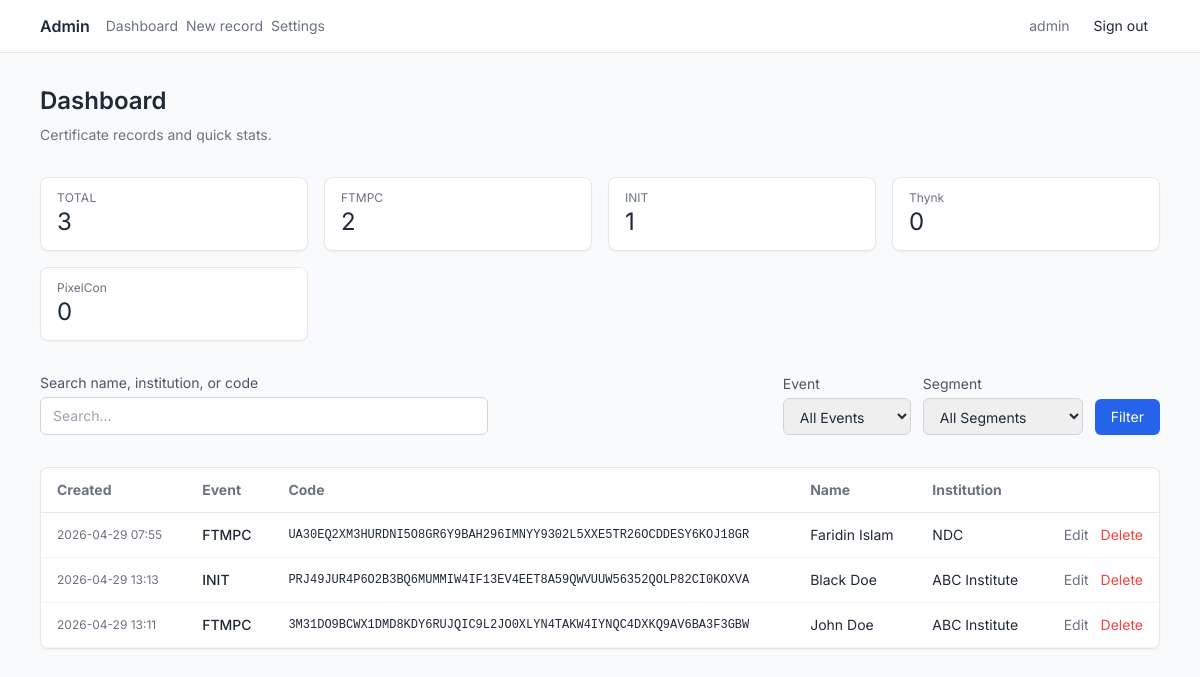
Screenshot of /admin/?page=1&q=&sort=verification_code&order=desc&event=&segment= (signed in) with the database file from the repository.
### app/models.py (models this page shows)
class Admin(db.Model):
    __tablename__ = "admins"
    id = db.Column(db.Integer, primary_key=True)
    username = db.Column(db.String(128), nullable=False, unique=True, index=True)
    password_hash = db.Column(db.String(256), nullable=False)
    api_token_hash = db.Column(db.String(256), nullable=True)
    api_token_created_at = db.Column(db.DateTime(timezone=True), nullable=True)

class Certificate(db.Model):
    __tablename__ = "certificates"
    id = db.Column(db.Integer, primary_key=True)
    event = db.Column(db.String(64), nullable=False, index=True)
    verification_code = db.Column(db.String(64), nullable=False)
    name = db.Column(db.String(256), nullable=False)
    institution = db.Column(db.String(256), nullable=False)
    segment = db.Column(db.String(256), nullable=True)
    prize_place = db.Column(db.String(256), nullable=False)
    installment = db.Column(db.String(256), nullable=False)
    created_at = db.Column(db.DateTime(timezone=True), nullable=False)
    __table_args__ = (
        db.UniqueConstraint("event", "verification_code", name="uix_event_verification_code"),
        db.Index("idx_verification_code", "verification_code"),
    )

### app/routes/admin.py (the view)
@bp.route("/")
@login_required
def dashboard():
    page = max(1, request.args.get("page", 1, type=int))
    sort = request.args.get("sort", "created_at")
    order = request.args.get("order", "desc")
    search = request.args.get("q", "", type=str)
    event_filter = request.args.get("event", "", type=str)
    segment_filter = request.args.get("segment", "", type=str)
    sort_dir = -1 if order == "desc" else 1
    rows, total = m.certificate_list_paginated(
        page=page,
        per_page=Config.PER_PAGE,
        sort_field=sort,
        sort_dir=sort_dir,
        search=search or None,
        event_filter=event_filter or None,
        segment_filter=segment_filter or None,
    )
    stats = m.certificate_stats()
    pages = (total + Config.PER_PAGE - 1) // Config.PER_PAGE if total else 1
    segments = m.certificate_get_unique_segments()
    return render_template(
        "admin/dashboard.html",
        rows=rows,
        page=page,
        pages=pages,
        total=total,
        sort=sort,
        order=order,
        q=search or "",
        event_filter=event_filter,
        segment_filter=segment_filter,
        stats=stats,
        events=Config.EVENTS,
        segments=segments,
    )

### app/auth.py (called while the page is built)
def load_user(user_id: str) -> AdminUser | None:
    doc = m.admin_get_by_id(user_id)
    if not doc:
        return None
    return AdminUser(doc)

### app/models.py (called while the page is built)
def _certificate_to_dict(cert: Certificate) -> dict[str, Any]:
    return {
        "_id": str(cert.id),
        "event": cert.event,
        "verification_code": cert.verification_code,
        "name": cert.name,
        "institution": cert.institution,
        "segment": cert.segment,
        "prize_place": cert.prize_place,
        "installment": cert.installment,
        "created_at": cert.created_at,
    }

def _admin_to_dict(admin: Admin) -> dict[str, Any]:
    return {
        "_id": str(admin.id),
        "username": admin.username,
        "password_hash": admin.password_hash,
        "api_token_hash": admin.api_token_hash,
        "api_token_created_at": admin.api_token_created_at,
    }

def certificate_get_unique_segments() -> list[str]:
    segments = db.session.query(Certificate.segment).distinct().filter(
        Certificate.segment.isnot(None),
        Certificate.segment != ""
    ).all()
    return [s[0] for s in segments if s[0]]

def certificate_stats() -> dict[str, Any]:
    total = Certificate.query.count()
    counts = (
        db.session.query(Certificate.event, func.count(Certificate.id))
        .group_by(Certificate.event)
        .all()
    )
    by_event = {event: count for event, count in counts}
    return {"total": total, "by_event": by_event}

def admin_get_by_id(user_id: str) -> dict | None:
    try:
        admin_id = int(user_id)
    except ValueError:
        return None
    admin = Admin.query.get(admin_id)
    return _admin_to_dict(admin) if admin else None

### app/templates/admin/dashboard.html (shortened to what this page needs)
{% extends "admin/base.html" %}
{% block admin_body %}
  <div class="space-y-8 step-enter">
    <div>
      <h1 class="text-2xl font-semibold text-gray-800 mb-2">Dashboard</h1>
      <p class="text-gray-500 text-sm">Certificate records and quick stats.</p>
    </div>
    <div class="grid grid-cols-1 sm:grid-cols-2 lg:grid-cols-4 gap-4">
      <div class="bg-white shadow-sm border border-gray-200 rounded-lg px-4 py-3">
        <div class="text-gray-500 text-xs uppercase tracking-wide">Total</div>
        <div class="text-2xl text-gray-800">{{ stats.total }}</div>
      </div>
      {% for ev in events %}
        <div class="bg-white shadow-sm border border-gray-200 rounded-lg px-4 py-3">
          <div class="text-gray-500 text-xs">{{ ev }}</div>
          <div class="text-2xl text-gray-800">{{ stats.by_event.get(ev, 0) }}</div>
        </div>
      {% endfor %}
    </div>
    <form
      method="get"
      action="{{ url_for('admin.dashboard') }}"
      class="flex flex-col sm:flex-row gap-3 items-stretch sm:items-end"
    >
      <div class="flex-1">
        <label class="block text-sm text-gray-600 mb-1">Search name, institution, or code</label>
        <input
          type="search"
          name="q"
          value="{{ q }}"
          class="w-full max-w-md px-3 py-2 border border-gray-300 rounded-md text-sm focus:outline-none focus:ring-2 focus:ring-blue-500"
          placeholder="Search…"
        />
      </div>
      <div class="w-32">
        <label class="block text-sm text-gray-600 mb-1">Event</label>
        <select
          name="event"
          class="w-full px-3 py-2 border border-gray-300 rounded-md text-sm focus:outline-none focus:ring-2 focus:ring-blue-500"
        >
          <option value="">All Events</option>
        </select>
      </div>
      <div class="w-40">
        <label class="block text-sm text-gray-600 mb-1">Segment</label>
        <select
          name="segment"
          class="w-full px-3 py-2 border border-gray-300 rounded-md text-sm focus:outline-none focus:ring-2 focus:ring-blue-500"
        >
          <option value="">All Segments</option>
        </select>
      </div>
      <button type="submit" class="px-4 py-2 bg-blue-600 text-white rounded-md hover:bg-blue-700 transition-colors text-sm">Filter</button>
    </form>
    <div class="overflow-x-auto rounded-lg border border-gray-200 bg-white shadow-sm">
      <table class="w-full text-sm">
        <thead>
          <tr class="text-gray-500 border-b border-gray-200">
            <th class="text-left px-4 py-3">
              {% if sort == 'created_at' %}
                {% set noc = 'asc' if order == 'desc' else 'desc' %}
              {% else %}
                {% set noc = 'desc' %}
              {% endif %}
              <a
                class="hover:text-blue-600"
                href="{{ url_for('admin.dashboard', page=1, q=q, sort='created_at', order=noc, event=event_filter, segment=segment_filter) }}"
                >Created</a
              >
            </th>
            <th class="text-left px-4 py-3">
              {% if sort == 'event' %}
                {% set noe = 'asc' if order == 'desc' else 'desc' %}
              {% else %}
                {% set noe = 'asc' %}
              {% endif %}
              <a
                class="hover:text-blue-600"
                href="{{ url_for('admin.dashboard', page=1, q=q, sort='event', order=noe, event=event_filter, segment=segment_filter) }}"
                >Event</a
              >
            </th>
            <th class="text-left px-4 py-3">
              {% if sort == 'verification_code' %}
                {% set nov = 'asc' if order == 'desc' else 'desc' %}
              {% else %}
                {% set nov = 'asc' %}
              {% endif %}
              <a
                class="hover:text-blue-600"
                href="{{ url_for('admin.dashboard', page=1, q=q, sort='verification_code', order=nov, event=event_filter, segment=segment_filter) }}"
                >Code</a
              >
            </th>
            <th class="text-left px-4 py-3">
              {% if sort == 'name' %}
                {% set non = 'asc' if order == 'desc' else 'desc' %}
              {% else %}
                {% set non = 'asc' %}
              {% endif %}
              <a
                class="hover:text-blue-600"
                href="{{ url_for('admin.dashboard', page=1, q=q, sort='name', order=non, event=event_filter, segment=segment_filter) }}"
                >Name</a
              >
            </th>
            <th class="text-left px-4 py-3">Institution</th>
            <th class="text-right px-4 py-3"></th>
          </tr>
        </thead>
        <tbody>
          {% for row in rows %}
            <tr class="border-b border-gray-100 hover:bg-gray-50">
              <td class="whitespace-nowrap text-xs text-gray-500 px-4 py-3">
                {{ row.created_at.strftime('%Y-%m-%d %H:%M') if row.created_at else '—' }}
              </td>
              <td class="font-medium px-4 py-3">{{ row.event }}</td>
              <td class="font-mono text-xs px-4 py-3">{{ row.verification_code }}</td>
              <td class="px-4 py-3">{{ row.name }}</td>
              <td class="max-w-[12rem] truncate px-4 py-3" title="{{ row.institution }}">
                {{ row.institution }}
              </td>
              <td class="text-right whitespace-nowrap px-4 py-3">
                <a
                  href="{{ url_for('admin.certificate_edit', oid=row._id) }}"
                  class="text-sm text-gray-500 hover:text-blue-600"
                  >Edit</a
                >
                <form
                  method="post"
                  action="{{ url_for('admin.certificate_delete', oid=row._id) }}"
                  class="inline ml-2"
                  onsubmit="return confirm('Delete this record?');"
                >
                  <button type="submit" class="text-sm text-red-500 hover:text-red-700">Delete</button>
                </form>
              </td>
            </tr>
          {% else %}
            <tr>
              <td colspan="6" class="text-center text-gray-500 py-8">No records yet.</td>
            </tr>
          {% endfor %}
        </tbody>
      </table>
    </div>
  </div>
{% endblock %}

### app/templates/admin/base.html (shortened to what this page needs)
{% extends "base.html" %}
{% block body %}
  <div class="min-h-screen flex flex-col bg-gray-50">
    <header
      class="border-b border-gray-200 bg-white/90 backdrop-blur-sm sticky top-0 z-20"
    >
      <div class="max-w-6xl mx-auto px-4 py-3 flex flex-wrap items-center justify-between gap-3">
        <div class="flex items-center gap-4">
          <a href="{{ url_for('admin.dashboard') }}" class="font-semibold text-gray-800"
            >Admin</a
          >
          <nav class="flex gap-2 text-sm">
            <a
              href="{{ url_for('admin.dashboard') }}"
              class="text-gray-500 hover:text-blue-600 transition-all duration-300"
              >Dashboard</a
            >
            <a
              href="{{ url_for('admin.certificate_new') }}"
              class="text-gray-500 hover:text-blue-600 transition-all duration-300"
              >New record</a
            >
            <a
              href="{{ url_for('admin.settings') }}"
              class="text-gray-500 hover:text-blue-600 transition-all duration-300"
              >Settings</a
            >
          </nav>
        </div>
        <div class="flex items-center gap-3 text-sm">
          {% if current_user.is_authenticated %}
            <span class="text-gray-500">{{ current_user.username }}</span>
            <a href="{{ url_for('admin.logout') }}" class="px-3 py-1 text-sm hover:bg-gray-100 rounded">Sign out</a>
          {% endif %}
        </div>
      </div>
    </header>
    <main class="flex-1 max-w-6xl w-full mx-auto px-4 py-8">
      {% block admin_body %}{% endblock %}
    </main>
  </div>
{% endblock %}

### app/static/css/app.css (style rules this page uses)
:root { --color-primary: #2563EB; --color-background-dark: #FFFFFF; --color-surface-dark: #F3F4F6; --color-text-muted: #6B7280; --color-background-light: #FFFFFF; --color-surface-light: #F9FAFB; --color-accent: #2563EB; --color-muted-strong: #9CA3AF; }
.step-enter { animation: step-enter 0.45s ease-out both; }

### rows the page displays
Admin: username "admin"
Certificate: created_at "2026-04-29 07:55", event "FTMPC", verification_code "UA30EQ2XM3HURDNI5O8GR6Y9BAH296IMNYY9302L5XXE5TR26OCDDESY6KOJ18GR", name "Faridin Islam", institution "NDC"
Certificate: created_at "2026-04-29 13:13", event "INIT", verification_code "PRJ49JUR4P6O2B3BQ6MUMMIW4IF13EV4EET8A59QWVUUW56352QOLP82CI0KOXVA", name "Black Doe", institution "ABC Institute"
Certificate: created_at "2026-04-29 13:11", event "FTMPC", verification_code "3M31DO9BCWX1DMD8KDY6RUJQIC9L2JO0XLYN4TAKW4IYNQC4DXKQ9AV6BA3F3GBW", name "John Doe", institution "ABC Institute"

### other values shown
{{ stats.total }} "3"
{{ ev }} "FTMPC" "INIT" "Thynk" "PixelCon"
{{ stats.by_event.get(ev, 0) }} "2" "1" "0" "0"
